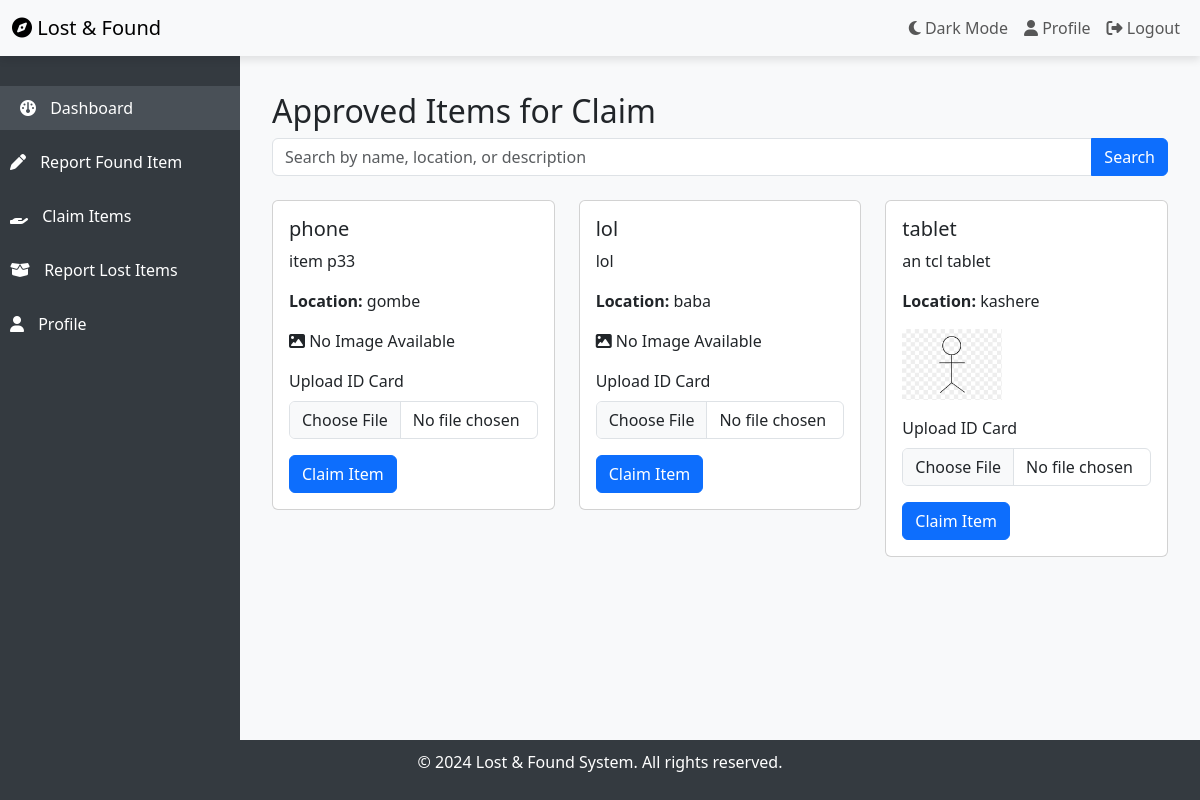
Page /claim.php on the committed database.
### tables this page shows
CREATE TABLE `report` (
  `id` int(11) NOT NULL,
  `user_id` int(11) NOT NULL,
  `item_name` varchar(100) NOT NULL,
  `item_description` text NOT NULL,
  `lost_date` date NOT NULL,
  `location` varchar(100) NOT NULL,
  `contact` varchar(100) NOT NULL,
  `item_image` varchar(255) DEFAULT NULL,
  `report_status` enum('pending','reviewed','resolved') DEFAULT 'pending',
  `created_at` timestamp NOT NULL DEFAULT current_timestamp()
);

### claim.php (the view, shortened to what this page needs)
<?php
include("conn.php");
$searchQuery = '';
$sqlItems = "
    SELECT id AS item_id, item_name, item_description, location, item_image
    FROM report
    WHERE report_status = 'reviewed'
    AND (item_name LIKE :searchQuery
         OR location LIKE :searchQuery
         OR item_description LIKE :searchQuery);
";
$stmtItems = $pdo->prepare($sqlItems);
$stmtItems->execute([':searchQuery' => '%' . $searchQuery . '%']);
$items = $stmtItems->fetchAll();
?>
<!DOCTYPE html>
<html lang="en">
<head>
    <link href="https://cdn.jsdelivr.net/npm/bootstrap@5.3.0-alpha3/dist/css/bootstrap.min.css" rel="stylesheet">
    <link rel="stylesheet" href="https://cdnjs.cloudflare.com/ajax/libs/font-awesome/6.4.0/css/all.min.css">
</head>
<body>
    <nav class="navbar navbar-expand-lg navbar-light bg-light fixed-top">
        <div class="container-fluid">
            <a class="navbar-brand" href="#"><i class="fa fa-compass"></i> Lost & Found</a>
            <div class="collapse navbar-collapse" id="navbarNav">
                <ul class="navbar-nav ms-auto">
                    <li class="nav-item">
                        <a class="nav-link" href="#" id="darkModeToggle"><i class="fa fa-moon"></i> Dark Mode</a>
                    </li>
                    <li class="nav-item">
                        <a class="nav-link" href="profile.php"><i class="fa fa-user"></i> Profile</a>
                    </li>
                    <li class="nav-item">
                        <a class="nav-link" href="logout.php"><i class="fa fa-sign-out-alt"></i> Logout</a>
                    </li>
                </ul>
            </div>
        </div>
    </nav>
    <div class="sidebar">
        <a href="dashboard.php" class="active"><i class="fa fa-dashboard"></i> Dashboard</a>
        <a href="report.php"><i class="fa fa-pen"></i> Report Found Item</a>
        <a href="claim.php"><i class="fa fa-hand-holding"></i> Claim Items</a>
        <a href="lost_item.php"><i class="fa fa-box-open"></i> Report Lost Items</a>
        <a href="profile.php"><i class="fa fa-user"></i> Profile</a>
    </div>
    <div class="content mt-5">
        <div class="container-fluid">
            <h2 class="mt-4">Approved Items for Claim</h2>
            <form method="POST" action="claim.php" class="mb-4">
                <div class="input-group">
                    <input type="text" name="search_query" class="form-control" placeholder="Search by name, location, or description" value="<?php echo htmlspecialchars($searchQuery); ?>">
                    <button class="btn btn-primary" type="submit" name="search">Search</button>
                </div>
            </form>
            <?php if (count($items) > 0): ?>
                <div class="row">
                    <?php foreach ($items as $item): ?>
                        <div class="col-md-4 mb-3">
                            <div class="card">
                                <div class="card-body">
                                    <h5 class="card-title"><?php echo htmlspecialchars($item['item_name']); ?></h5>
                                    <p class="card-text"><?php echo htmlspecialchars($item['item_description']); ?></p>
                                    <p class="card-text"><strong>Location:</strong> <?php echo htmlspecialchars($item['location']); ?></p>
                                    <p class="card-text">
                                        <?php if (!empty($item['item_image']) && file_exists('./uploads/items/' . $item['item_image'])): ?>
                                            <img src="./uploads/items/<?php echo htmlspecialchars($item['item_image']); ?>" alt="Item Image" class="item-image" data-bs-toggle="modal" data-bs-target="#imageModal<?php echo htmlspecialchars($item['item_id']); ?>">
                                        <?php else: ?>
                                            <i class="fa fa-image"></i> No Image Available
                                        <?php endif; ?>
                                    </p>
                                    <form method="POST" enctype="multipart/form-data">
                                        <div class="mb-3">
                                            <label for="id_card" class="form-label">Upload ID Card</label>
                                            <input type="file" class="form-control" name="id_card" id="id_card" required>
                                        </div>
                                        <button type="submit" name="claim" class="btn btn-primary">Claim Item</button>
                                    </form>
                                </div>
                            </div>
                        </div>
                    <?php endforeach; ?>
                </div>
            <?php else: ?>
                <div class="alert alert-info" role="alert">
                    No items found.
                </div>
            <?php endif; ?>
        </div>
    </div>
    <footer>
        <p>&copy; <?php echo date("Y"); ?> Lost & Found System. All rights reserved.</p>
    </footer>
</body>
</html>

### claim.php (style rules this page uses)
body { background-color: #f8f9fa; display: flex; flex-direction: column; min-height: 100vh; transition: background-color 0.3s; }
.navbar { box-shadow: 0 4px 8px rgba(0, 0, 0, 0.1); z-index: 1000; }
.sidebar { position: fixed; top: 56px; left: 0; height: 100%; width: 240px; background-color: #343a40; padding-top: 20px; z-index: 999; transition: transform 0.3s ease; }
.sidebar a { text-decoration: none; color: #fff; padding: 10px; display: block; margin: 10px 0; transition: background-color 0.3s, padding-left 0.3s; }
.sidebar a:hover, .sidebar a.active { background-color: #495057; padding-left: 20px; }
.sidebar a i { margin-right: 10px; }
.content { margin-left: 240px; padding: 20px; margin-top: 56px; flex: 1; }
footer { background-color: #343a40; color: #fff; text-align: center; padding: 10px 0; margin-top: auto; width: 100%; }
.item-image { max-width: 100px; height: auto; cursor: pointer; }

### rows in the picture
report: item_name "phone", item_description "item p33", location "gombe", item_image "No Image Available"
report: item_name "lol", item_description "lol", location "baba", shows "No Image Available"
report: item_name "tablet", item_description "an tcl tablet", location "kashere", item_image (picture)
